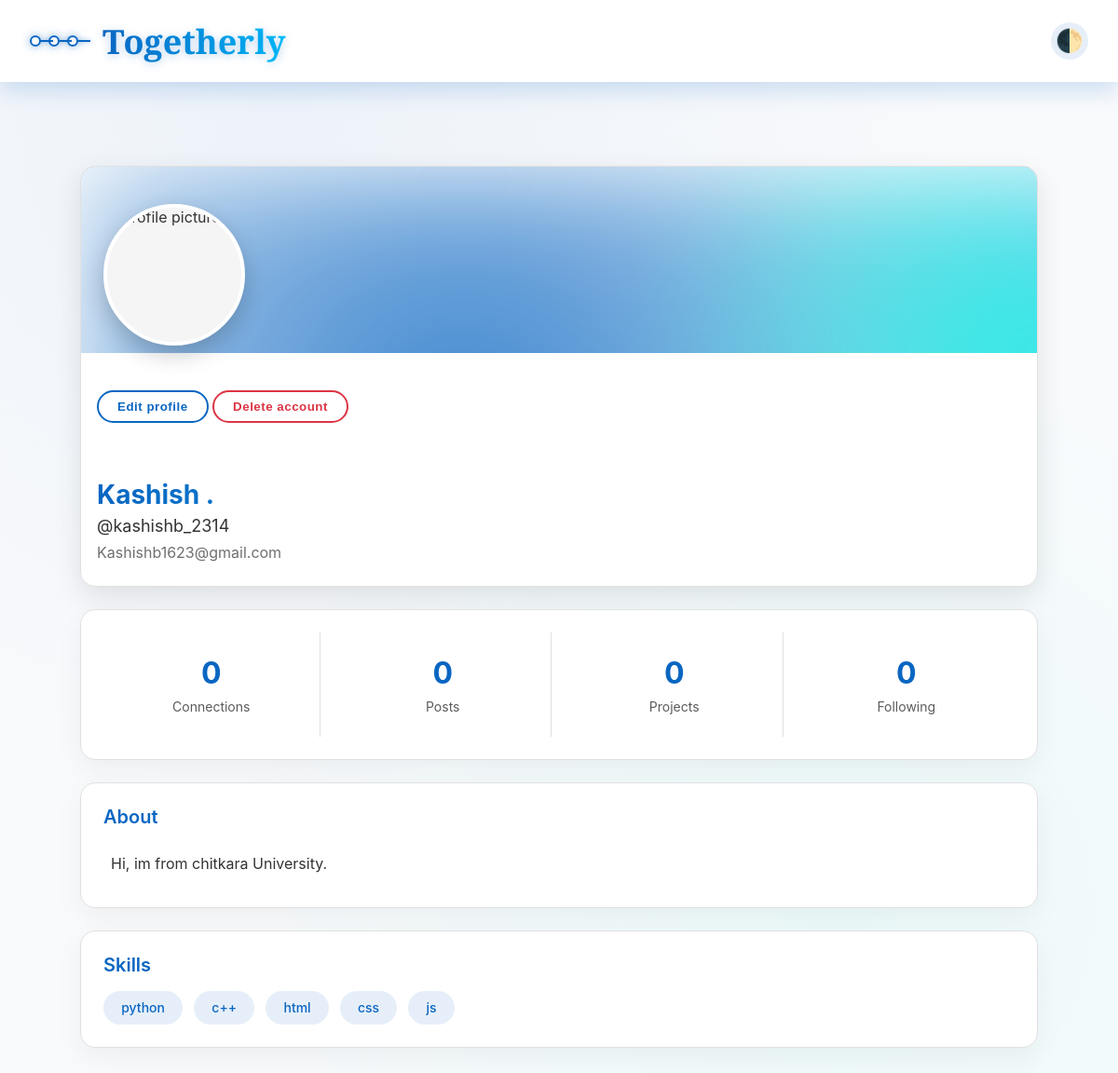
The page /user_profile (signed in) on the database as committed earlier.
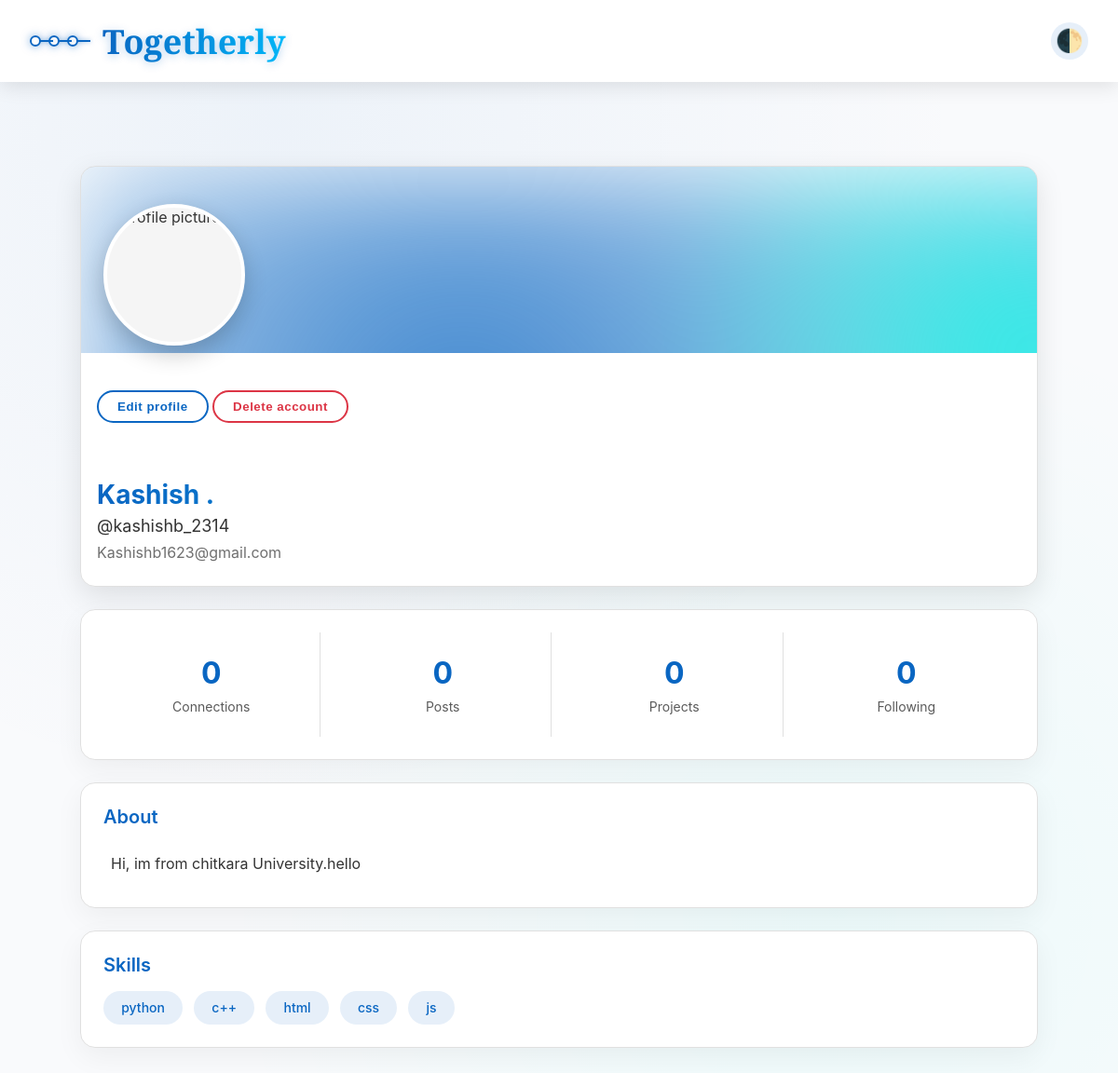
The same page on the database as committed later.
### app.py (models this page shows)
class User(db.Model):
    id = db.Column(db.Integer, primary_key=True)
    first_name = db.Column(db.String(100), nullable=False)
    last_name = db.Column(db.String(100), nullable=False)
    email = db.Column(db.String(100), unique=True, nullable=False)
    username = db.Column(db.String(100), unique=True, nullable=False)
    password = db.Column(db.String(100), nullable=False)
    def __repr__(self):
        return f'<User {self.username}>'

class UserProfile(db.Model):
    id = db.Column(db.Integer, primary_key=True)
    user_id = db.Column(db.Integer, db.ForeignKey('user.id'), nullable=False)
    name = db.Column(db.String(200), nullable=True)
    username = db.Column(db.String(100), nullable=True)
    email = db.Column(db.String(100), nullable=True)
    bio = db.Column(db.String(500), nullable=True)
    skills = db.Column(db.String(500), nullable=True)
    def __repr__(self):
        return f'<UserProfile {self.user_id}>'

### app.py (the view)
@app.route('/user_profile')
def user_profile():
    if 'user_id' not in session:
        flash('Please log in to view your profile.', 'error')
        return redirect(url_for('login'))
    try:
        user = User.query.get(session['user_id'])
        if not user:
            flash('User not found.', 'error')
            return redirect(url_for('home'))
        user_profile = UserProfile.query.filter_by(user_id=user.id).first()
        app.logger.debug(f"User: {user}")
        app.logger.debug(f"User Profile: {user_profile}")
        return render_template('userprofile.html', user=user, user_profile=user_profile)
    except Exception as e:
        app.logger.error(f"Error in user_profile route: {e}")
        return "An error occurred while loading the profile page.", 500

### templates/userprofile.html (shortened to what this page needs)
<!DOCTYPE html>
<html lang="en">
<head>
    <link rel="stylesheet" href="{{ url_for('static', filename='css/userprofile.css') }}">
</head>
<body>
    <nav class="navbar">
        <div class="logo">
            <div class="logo-icon">
                <div class="logo-circle"></div>
                <div class="logo-circle"></div>
                <div class="logo-circle"></div>
            </div>
            <span class="logo-text">Togetherly</span>
        </div>
        <div class="nav-links">
            <button class="theme-toggle" id="themeToggle" >🌓</button>
        </div>
    </nav>
    <div class="container">
        <div class="profile-card">
            <div class="profile-background"><div class="aurora"></div></div>
            <div class="profile-info">
                <div class="profile-picture-container">
                    <div class="profile-picture">
                        <img id="profileImage" src="https://static.vecteezy.com/system/resources/previews/005/544/718/non_2x/profile-icon-design-free-vector.jpg" alt="Profile picture">
                    </div>
                </div>
                <div class="profile-actions">
                    <button class="btn" id="editProfile">Edit profile</button>
                    <button class="btn btn-danger" id="deleteAccount">Delete account</button>
                </div>
                <div class="profile-details">
                    <h1 class="profile-name" id="displayName">{{ user.first_name }} {{ user.last_name }}</h1>
                    <div class="profile-headline" id="displayUsername">@{{ user.username }}</div>
                    <div class="profile-location" id="displayEmail">{{ user.email }}</div>
                </div>
            </div>
        </div>
        <div class="stats-section">
            <div class="stat-card">
                <div class="stat-number">0</div>
                <div class="stat-label">Connections</div>
            </div>
            <div class="stat-card">
                <div class="stat-number">0</div>
                <div class="stat-label">Posts</div>
            </div>
            <div class="stat-card">
                <div class="stat-number">0</div>
                <div class="stat-label">Projects</div>
            </div>
            <div class="stat-card">
                <div class="stat-number">{% if user_profile and user_profile.following %}{{ user_profile.following }}{% else %}0{% endif %}</div>
                <div class="stat-label">Following</div>
            </div>
        </div>
        <div class="bio-section" id="bioSection">
            <div class="bio-header">
                <h3>About</h3>
            </div>
            <div class="bio-content" id="bioContent">
                {% if user_profile and user_profile.bio %}
                    {{ user_profile.bio }}
                {% else %}
                    No bio available.
                {% endif %}
            </div>
        </div>
        <div class="skills-section" id="skillsSection">
            <h3>Skills</h3>
            <div class="skills-container" id="skillsContainer">
                {% if user_profile and user_profile.skills %}
                    {% for skill in user_profile.skills.split(',') %}
                        <span class="skill-tag">{{ skill }}</span>
                    {% endfor %}
                {% else %}
                    <span class="skill-tag">No skills added.</span>
                {% endif %}
            </div>
        </div>
    </div>
</body>
</html>

Rows that differ between the two databases and show on the page:
changed UserProfile: bio "Hi, im from chitkara University." → "Hi, im from chitkara University.hello"
